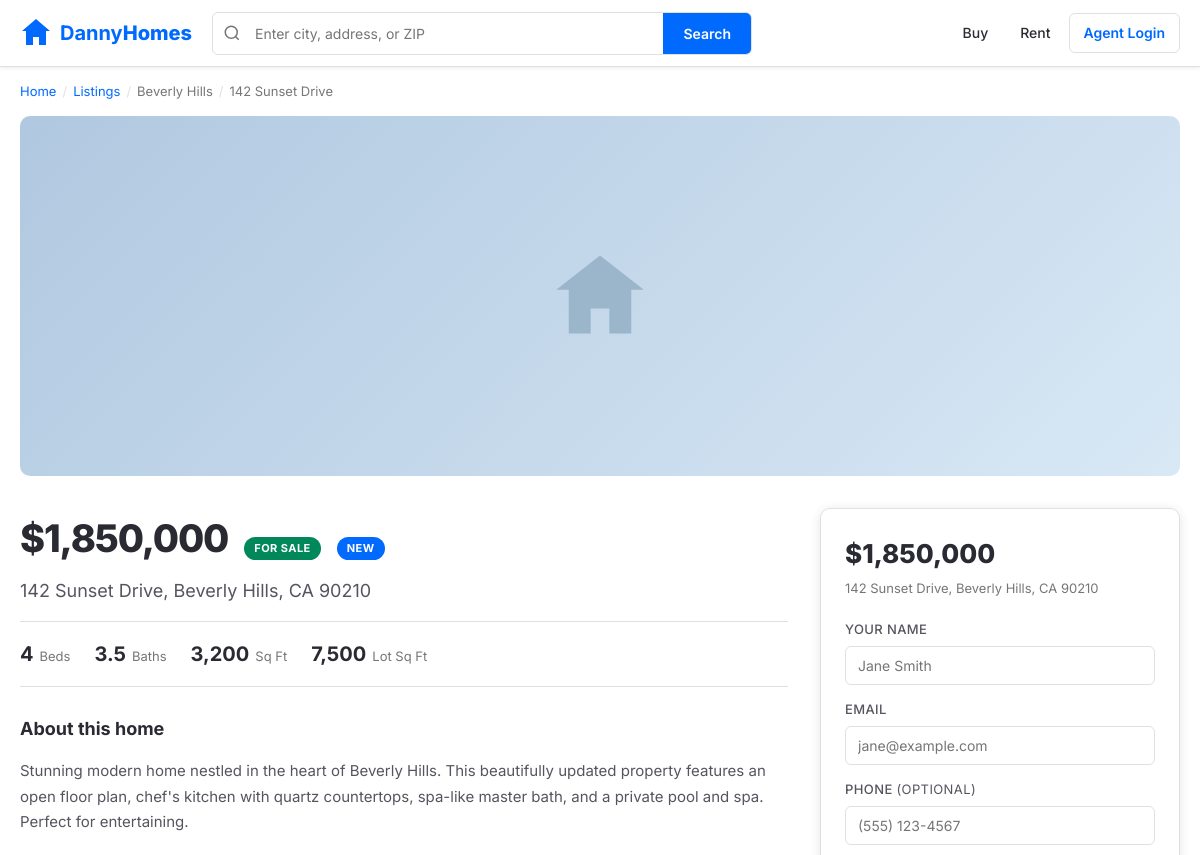
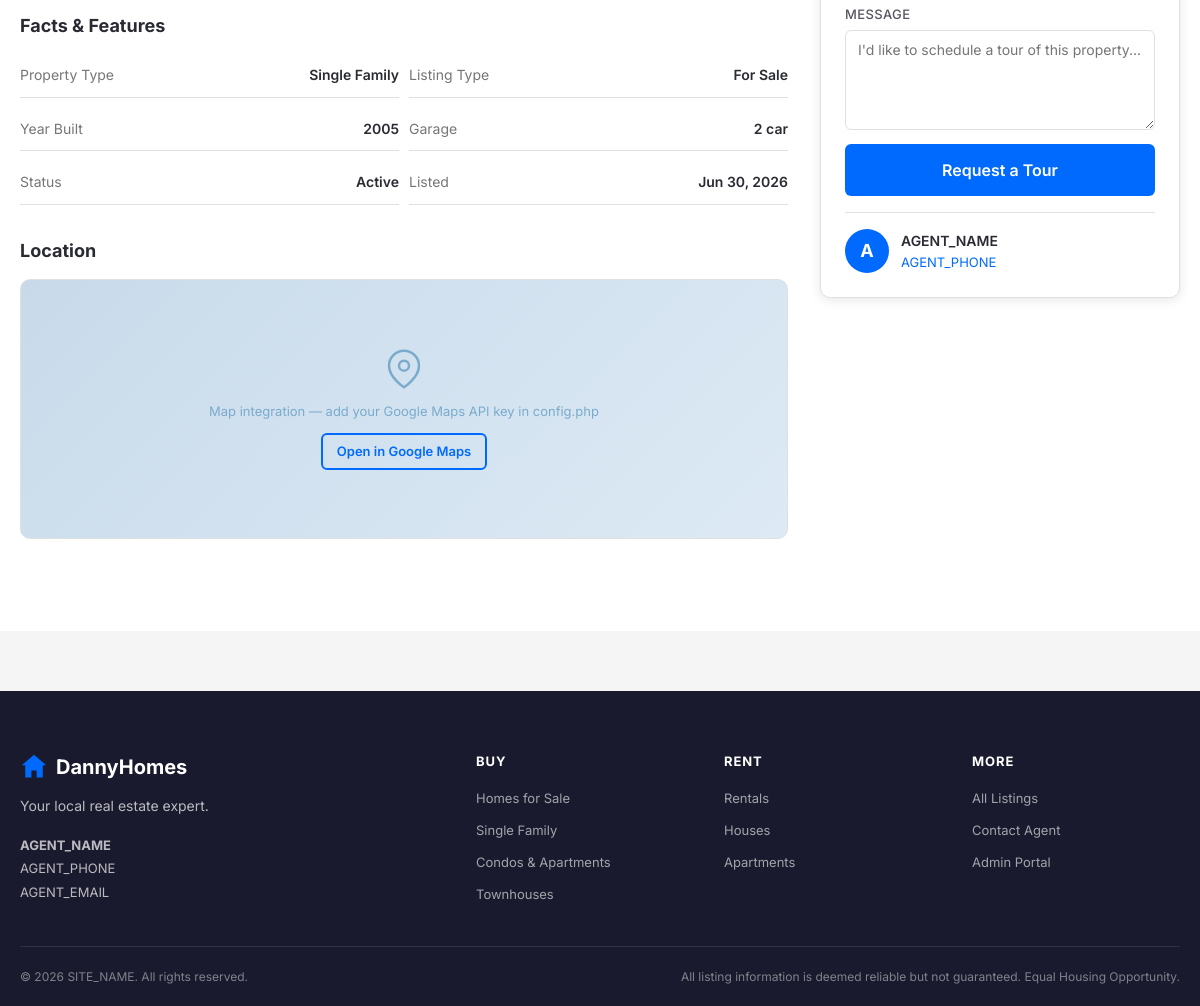
Page /v2/property.php?id=1 on the committed database (2 pictures, top to bottom).
### tables this page shows
CREATE TABLE IF NOT EXISTS `properties` (
  `id`             INT UNSIGNED     NOT NULL AUTO_INCREMENT,
  `address`        VARCHAR(255)     NOT NULL,
  `city`           VARCHAR(100)     NOT NULL,
  `state`          VARCHAR(50)      NOT NULL,
  `zip`            VARCHAR(20)      NOT NULL,
  `price`          DECIMAL(14,2)    NOT NULL,
  `beds`           TINYINT UNSIGNED NOT NULL DEFAULT 0,
  `baths`          DECIMAL(4,1)     NOT NULL DEFAULT 0,
  `sqft`           INT UNSIGNED     NULL,
  `lot_sqft`       INT UNSIGNED     NULL,
  `year_built`     SMALLINT         NULL,
  `property_type`  VARCHAR(50)      NOT NULL DEFAULT 'Single Family',
  `listing_type`   ENUM('sale','rent') NOT NULL DEFAULT 'sale',
  `status`         ENUM('active','pending','sold','off-market') NOT NULL DEFAULT 'active',
  `description`    TEXT             NULL,
  `photos`         JSON             NULL COMMENT 'JSON array of relative image paths',
  `hoa_fee`        DECIMAL(10,2)    NULL,
  `garage`         TINYINT UNSIGNED NULL COMMENT 'number of garage spaces',
  `mls_id`         VARCHAR(100)     NULL COMMENT 'MLS listing number (NULL for manual entries)',
  `source`         ENUM('manual','mls') NOT NULL DEFAULT 'manual',
  `created_at`     TIMESTAMP        NOT NULL DEFAULT CURRENT_TIMESTAMP,
  `updated_at`     TIMESTAMP        NOT NULL DEFAULT CURRENT_TIMESTAMP ON UPDATE CURRENT_TIMESTAMP,
  PRIMARY KEY (`id`),
  INDEX `idx_status`       (`status`),
  INDEX `idx_listing_type` (`listing_type`),
  INDEX `idx_city_state`   (`city`, `state`),
  INDEX `idx_price`        (`price`),
  INDEX `idx_source`       (`source`),
  UNIQUE KEY `uk_mls_id`   (`mls_id`)
);

### v2/includes/db.php (called while the page is built, shortened)
<?php
function db(): PDO {
    static $pdo = null;
    $dsn = sprintf(
        'mysql:host=%s;dbname=%s;charset=%s',
        DB_HOST, DB_NAME, DB_CHARSET
    );
    $options = [
        PDO::ATTR_ERRMODE            => PDO::ERRMODE_EXCEPTION,
        PDO::ATTR_DEFAULT_FETCH_MODE => PDO::FETCH_ASSOC,
        PDO::ATTR_EMULATE_PREPARES   => false,
    ];
    try {
        $pdo = new PDO($dsn, DB_USER, DB_PASS, $options);
    } catch (PDOException $e) {
        error_log('Database connection failed: ' . $e->getMessage());
        http_response_code(503);
        exit('<h1>Service temporarily unavailable</h1><p>Please try again shortly.</p>');
    }
    return $pdo;
}

### v2/property.php (the view, shortened to what this page needs)
<?php
require_once __DIR__ . '/includes/db.php';
require_once __DIR__ . '/includes/functions.php';
$id = isset($_GET['id']) ? (int)$_GET['id'] : 0;
$p  = $id ? getProperty($id) : null;
$photos   = decodePhotos($p['photos']);
$isRent   = ($p['listing_type'] === 'rent');
$price    = formatPrice((float)$p['price'], $isRent);
$fullAddr = "{$p['address']}, {$p['city']}, {$p['state']} {$p['zip']}";
$contactSent = false;
require __DIR__ . '/includes/header.php';
?>
<div class="detail-page">
  <div class="container">
    <nav class="breadcrumb" aria-label="Breadcrumb">
      <a href="/v2/">Home</a>
      <span class="breadcrumb-sep" aria-hidden="true">/</span>
      <a href="/v2/listings.php">Listings</a>
      <span class="breadcrumb-sep" aria-hidden="true">/</span>
      <span><?= e($p['city']) ?></span>
      <span class="breadcrumb-sep" aria-hidden="true">/</span>
      <span><?= e($p['address']) ?></span>
    </nav>
    <?php if (!empty($photos)): ?>
    <div class="gallery-grid" id="galleryGrid">
      <div class="gallery-main">
        <img
          src="<?= e(UPLOAD_URL . $photos[0]) ?>"
          alt="<?= e($p['address']) ?> — photo 1"
          class="gallery-img"
          data-lightbox
          data-src="<?= e(UPLOAD_URL . $photos[0]) ?>"
        >
      </div>
      <?php foreach (array_slice($photos, 1, 2) as $i => $photo): ?>
      <div>
        <img
          src="<?= e(UPLOAD_URL . $photo) ?>"
          alt="<?= e($p['address']) ?> — photo <?= $i + 2 ?>"
          class="gallery-img"
          data-lightbox
          data-src="<?= e(UPLOAD_URL . $photo) ?>"
        >
      </div>
      <?php endforeach; ?>
      <?php if (count($photos) > 3): ?>
      <button class="gallery-more-btn" id="viewAllPhotos" aria-label="View all photos">
        <svg width="16" height="16" viewBox="0 0 24 24" fill="none" stroke="currentColor" stroke-width="2"><rect x="3" y="3" width="18" height="18" rx="2"/><line x1="9" y1="3" x2="9" y2="21"/><line x1="15" y1="3" x2="15" y2="21"/><line x1="3" y1="9" x2="21" y2="9"/><line x1="3" y1="15" x2="21" y2="15"/></svg>
        See all <?= count($photos) ?> photos
      </button>
      <?php endif; ?>
    </div>
    <?php else: ?>
    <div style="height:360px; border-radius:var(--radius-md); overflow:hidden;">
      <div class="gallery-placeholder">
        <svg width="100" height="100" viewBox="0 0 64 64" fill="none">
          <path d="M32 6L4 28H12V56H26V40H38V56H52V28H60L32 6Z" fill="#9BB5CB"/>
        </svg>
      </div>
    </div>
    <?php endif; ?>
    <div class="detail-layout">
      <div class="detail-main">
        <div class="detail-price-row">
          <h1 class="detail-price"><?= e($price) ?></h1>
          <?= statusBadge($p['status'], $p['listing_type']) ?>
          <?php if (isNewListing($p['created_at']) && $p['status']==='active'): ?>
            <span class="badge badge-new">New</span>
          <?php endif; ?>
        </div>
        <p class="detail-address"><?= e($fullAddr) ?></p>
        <div class="detail-stats">
          <div class="detail-stat">
            <span class="detail-stat-val"><?= (int)$p['beds'] ?></span>
            <span class="detail-stat-key">Beds</span>
          </div>
          <div class="detail-stat">
            <span class="detail-stat-val"><?= number_format((float)$p['baths'],1) ?></span>
            <span class="detail-stat-key">Baths</span>
          </div>
          <?php if ($p['sqft']): ?>
          <div class="detail-stat">
            <span class="detail-stat-val"><?= number_format((int)$p['sqft']) ?></span>
            <span class="detail-stat-key">Sq Ft</span>
          </div>
          <?php endif; ?>
          <?php if ($p['lot_sqft']): ?>
          <div class="detail-stat">
            <span class="detail-stat-val"><?= number_format((int)$p['lot_sqft']) ?></span>
            <span class="detail-stat-key">Lot Sq Ft</span>
          </div>
          <?php endif; ?>
        </div>
        <?php if ($p['description']): ?>
        <div class="detail-section">
          <h2 class="detail-section-title">About this home</h2>
          <p class="detail-desc"><?= nl2br(e($p['description'])) ?></p>
        </div>
        <?php endif; ?>
        <div class="detail-section">
          <h2 class="detail-section-title">Facts &amp; Features</h2>
          <div class="detail-facts">
            <div class="detail-fact"><span class="detail-fact-key">Property Type</span><span class="detail-fact-val"><?= e($p['property_type']) ?></span></div>
            <div class="detail-fact"><span class="detail-fact-key">Listing Type</span><span class="detail-fact-val"><?= $isRent ? 'For Rent' : 'For Sale' ?></span></div>
            <?php if ($p['year_built']): ?><div class="detail-fact"><span class="detail-fact-key">Year Built</span><span class="detail-fact-val"><?= (int)$p['year_built'] ?></span></div><?php endif; ?>
            <?php if ($p['garage']): ?><div class="detail-fact"><span class="detail-fact-key">Garage</span><span class="detail-fact-val"><?= (int)$p['garage'] ?> car</span></div><?php endif; ?>
            <div class="detail-fact"><span class="detail-fact-key">Status</span><span class="detail-fact-val"><?= ucfirst(e($p['status'])) ?></span></div>
            <div class="detail-fact"><span class="detail-fact-key">Listed</span><span class="detail-fact-val"><?= date('M j, Y', strtotime($p['created_at'])) ?></span></div>
          </div>
        </div>
        <div class="detail-section">
          <h2 class="detail-section-title">Location</h2>
          <div style="height:260px; border-radius:var(--radius-md); background:linear-gradient(135deg,#c8daea,#ddeaf5); display:flex; align-items:center; justify-content:center; border:1px solid var(--clr-border); flex-direction:column; gap:12px;">
            <svg width="40" height="40" viewBox="0 0 24 24" fill="none" stroke="#7aabcc" stroke-width="1.5" aria-hidden="true"><path d="M21 10c0 7-9 13-9 13s-9-6-9-13a9 9 0 0118 0z"/><circle cx="12" cy="10" r="3"/></svg>
            <p style="color:#7aabcc; font-size:13px;">Map integration — add your Google Maps API key in config.php</p>
            <a
              href="https://maps.google.com/?q=<?= urlencode($fullAddr) ?>"
              target="_blank"
              rel="noopener noreferrer"
              class="btn btn-outline btn-sm"
            >Open in Google Maps</a>
          </div>
        </div>
      </div>
      <aside class="detail-sidebar">
        <div class="contact-card">
          <div class="contact-card-price"><?= e($price) ?></div>
          <div class="contact-card-addr"><?= e($fullAddr) ?></div>
          <?php if (!$contactSent): ?>
          <form class="contact-form" id="contactForm" method="post">
            <div class="form-group">
              <label class="form-label" for="contact_name">Your Name</label>
              <input type="text" name="contact_name" id="contact_name" class="form-control" placeholder="Jane Smith" required>
            </div>
            <div class="form-group">
              <label class="form-label" for="contact_email">Email</label>
              <input type="email" name="contact_email" id="contact_email" class="form-control" placeholder="jane@example.com" required>
            </div>
            <div class="form-group">
              <label class="form-label" for="contact_phone">Phone <span style="font-weight:400;">(optional)</span></label>
              <input type="tel" name="contact_phone" id="contact_phone" class="form-control" placeholder="(555) 123-4567">
            </div>
            <div class="form-group">
              <label class="form-label" for="contact_msg">Message</label>
              <textarea name="contact_msg" id="contact_msg" class="form-control" rows="3" placeholder="I'd like to schedule a tour of this property..."></textarea>
            </div>
            <button type="submit" class="btn btn-primary btn-block btn-lg">Request a Tour</button>
          </form>
          <?php endif; ?>
          <div class="contact-agent">
            <div class="agent-avatar"><?= strtoupper(substr(AGENT_NAME, 0, 1)) ?></div>
            <div>
              <div class="agent-name"><?= e(AGENT_NAME) ?></div>
              <div class="agent-phone">
                <a href="tel:<?= e(AGENT_PHONE) ?>"><?= e(AGENT_PHONE) ?></a>
              </div>
            </div>
          </div>
        </div>
      </aside>
    </div>
  </div>
</div>
<?php require __DIR__ . '/includes/footer.php'; ?>

### v2/includes/functions.php (shortened to what this page needs)
<?php
require_once __DIR__ . '/db.php';
function formatPrice(float $price, bool $isRent = false): string {
    $fmt = '$' . number_format($price, 0);
    return $isRent ? $fmt . '/mo' : $fmt;
}
function e(string $s): string {
    return htmlspecialchars($s, ENT_QUOTES, 'UTF-8');
}
function isNewListing(string $createdAt): bool {
    return strtotime($createdAt) >= strtotime('-7 days');
}
function statusBadge(string $status, string $listingType): string {
    $labels = [
        'active'     => ($listingType === 'rent') ? 'For Rent' : 'For Sale',
        'pending'    => 'Pending',
        'sold'       => 'Sold',
        'off-market' => 'Off Market',
    ];
    $label = $labels[$status] ?? ucfirst($status);
    return '<span class="badge badge-' . e($status) . '">' . e($label) . '</span>';
}
function getProperty(int $id): ?array {
    $stmt = db()->prepare('SELECT * FROM properties WHERE id = :id LIMIT 1');
    $stmt->execute([':id' => $id]);
    $row = $stmt->fetch();
    return $row ?: null;
}

### rows in the picture
properties: city "Beverly Hills", address "142 Sunset Drive", price "$1,850,000", label "FOR SALE", fullAddr "142 Sunset Drive, Beverly Hills, CA 90210", beds "4", baths "3.5", sqft "3,200", lot_sqft "7,500", description "Stunning modern home nestled in the heart of Beverly Hills. This beautifully updated property features an open floor plan, chef's kitchen with quartz countertops, spa-like master bath, and a private pool and spa. Perfect for entertaining.", property_type "Single Family", year_built "2005", garage "2", status "Active", created_at "Jun 30, 2026"

### other values in the picture
substr(AGENT_NAME, 0, 1) "A"
AGENT_NAME "AGENT_NAME"
AGENT_PHONE "AGENT_PHONE"
AGENT_EMAIL "AGENT_EMAIL"
SITE_NAME "SITE_NAME"
